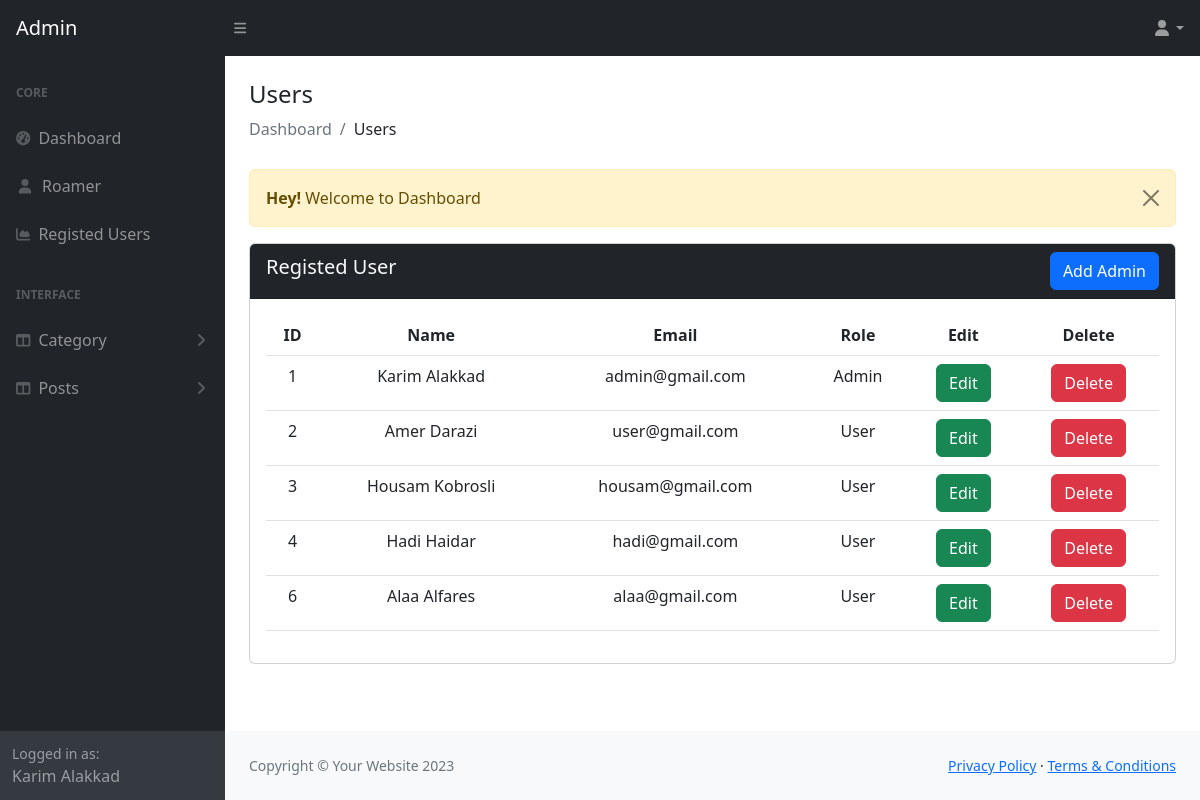
The page /admin/view_registered.php (signed in) on the database its author committed.
### tables this page shows
CREATE TABLE `users` (
  `db_id` int(110) NOT NULL,
  `db_fname` varchar(191) NOT NULL,
  `db_lname` varchar(191) NOT NULL,
  `db_email` varchar(191) NOT NULL,
  `db_password` varchar(191) NOT NULL,
  `role_as` int(1) NOT NULL DEFAULT 0,
  `db_status` int(1) NOT NULL DEFAULT 0,
  `deleted` int(1) NOT NULL DEFAULT 0
);

### admin/view_registered.php (the view)
<?php
include('authentication.php');
include('includes/header.php');
?>
<div class="container-fluid px-4">
  <h4 class="mt-4">Users</h4>
  <ol class="breadcrumb mb-4">
    <li class="breadcrumb-item active">Dashboard</li>
    <li class="breadcrumb-item">Users</li>
  </ol>
  <div class="row">
    <div class="col-md-12">
      <?php include('message.php');?>
      <div class="card">
        <div class="card-header bg-dark text-light">
          <span class="fs-5">Registed User</span>
          <a class="float-end btn btn-primary" href="addUser.php">Add Admin</a>
        </div>
        <div class="card-body">
          <table class="table table-bordred">
            <thead style="text-align: center;">
              <th>ID</th>
              <th>Name</th>
              <th>Email</th>
              <th>Role</th>
              <th>Edit</th>
              <th>Delete</th>
            </thead>
            <tbody style="text-align: center;">
              <?php
              $query = "SELECT * FROM users WHERE deleted = 0";
              $result = mysqli_query($con, $query);
              if (mysqli_num_rows($result) > 0) {
                foreach ($result as $row) {
              ?>
                  <tr>
                    <td> <?= $row['db_id'] ?></td>
                    <td> <?= $row['db_fname'] . ' ' . $row['db_lname'] ?></td>
                    <td> <?= $row['db_email'] ?></td>
                    <td>
                      <?php
                      if ($row['role_as'] == 1)
                        echo "Admin";
                      else
                        echo "User";
                      ?>
                    </td>
                    <td> <a class="btn btn-success" href="register-edit.php?ID=<?= $row['db_id'] ?>">Edit</a></td>
                    <form method="POST" action="delete_registered.php">
                    <td> <button name="delete_btn" type="submit" value="<?= $row['db_id'] ?>" class="btn btn-danger">Delete</button></td>
                    </form>
                  </tr>
                <?php
                }
              } else {
                ?>
                <tr colspan="6">No Record Found</tr>
              <?php
              }
              ?>
            </tbody>
          </table>
        </div>
      </div>
    </div>
  </div>
</div>
<?php
include('includes/footer.php');
include('includes/script.php');
?>

### rows shown on the page
users: db_id "1", db_fname "Karim", db_lname "Alakkad", db_email "admin@gmail.com", role_as "Admin"
users: db_id "2", db_fname "Amer", db_lname "Darazi", db_email "user@gmail.com", role_as "User"
users: db_id "3", db_fname "Housam", db_lname "Kobrosli", db_email "housam@gmail.com", role_as "User"
users: db_id "4", db_fname "Hadi", db_lname "Haidar", db_email "hadi@gmail.com", role_as "User"
users: db_id "6", db_fname "Alaa", db_lname "Alfares", db_email "alaa@gmail.com", role_as "User"

### other values the page prints
$_SESSION['auth_user']['user_name'] "Karim Alakkad"
$_SESSION['message'] "Welcome to Dashboard"
